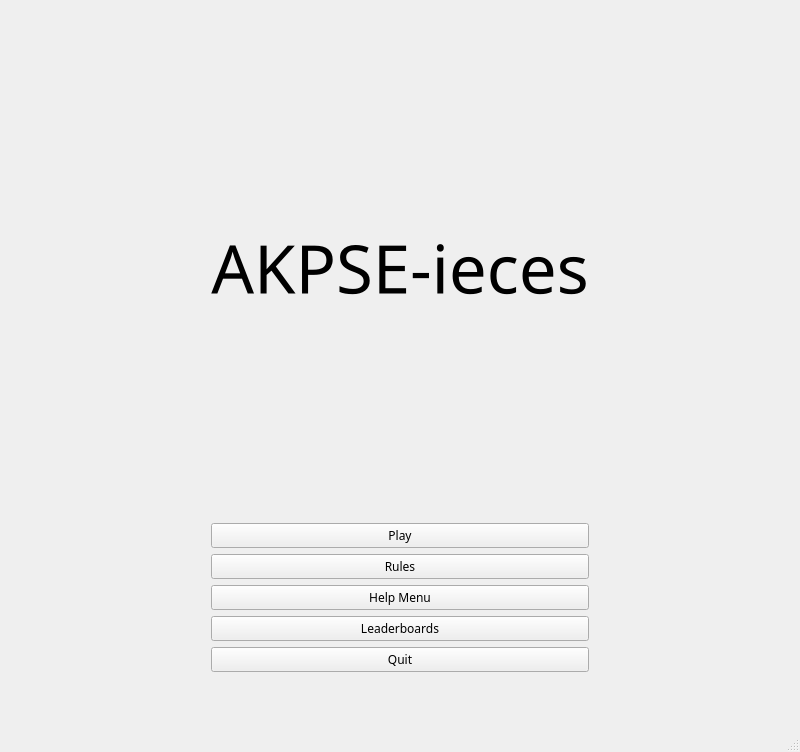
<?xml version="1.0" encoding="UTF-8"?>
<ui version="4.0">
 <class>View</class>
 <widget class="QMainWindow" name="View">
  <property name="geometry">
   <rect>
    <x>0</x>
    <y>0</y>
    <width>800</width>
    <height>752</height>
   </rect>
  </property>
  <property name="maximumSize">
   <size>
    <width>800</width>
    <height>752</height>
   </size>
  </property>
  <property name="windowTitle">
   <string>View</string>
  </property>
  <widget class="QWidget" name="centralwidget">
   <layout class="QVBoxLayout" name="verticalLayout_9">
    <item>
     <layout class="QFormLayout" name="formLayout">
      <item row="0" column="0" colspan="2">
       <widget class="QStackedWidget" name="allPagesStackedWidget">
        <property name="font">
         <font>
          <family>Segoe UI Variable Small Semilig</family>
         </font>
        </property>
        <widget class="QWidget" name="titlePage">
         <property name="sizePolicy">
          <sizepolicy hsizetype="Expanding" vsizetype="Expanding">
           <horstretch>0</horstretch>
           <verstretch>0</verstretch>
          </sizepolicy>
         </property>
         <layout class="QGridLayout" name="gridLayout_2">
          <item row="0" column="1">
           <widget class="QLabel" name="titleLabel">
            <property name="sizePolicy">
             <sizepolicy hsizetype="Expanding" vsizetype="Expanding">
              <horstretch>0</horstretch>
              <verstretch>0</verstretch>
             </sizepolicy>
            </property>
            <property name="font">
             <font>
              <family>Book Antiqua</family>
              <pointsize>50</pointsize>
             </font>
            </property>
            <property name="text">
             <string>AKPSE-ieces</string>
            </property>
            <property name="alignment">
             <set>Qt::AlignCenter</set>
            </property>
           </widget>
          </item>
          <item row="1" column="2">
           <spacer name="horizontalSpacer_3">
            <property name="orientation">
             <enum>Qt::Horizontal</enum>
            </property>
            <property name="sizeHint" stdset="0">
             <size>
              <width>40</width>
              <height>20</height>
             </size>
            </property>
           </spacer>
          </item>
          <item row="1" column="0">
           <spacer name="horizontalSpacer_4">
            <property name="orientation">
             <enum>Qt::Horizontal</enum>
            </property>
            <property name="sizeHint" stdset="0">
             <size>
              <width>40</width>
              <height>20</height>
             </size>
            </property>
           </spacer>
          </item>
          <item row="1" column="1">
           <layout class="QVBoxLayout" name="verticalLayout_2">
            <item>
             <widget class="QPushButton" name="playButtonTitle">
              <property name="font">
               <font>
                <family>Book Antiqua</family>
               </font>
              </property>
              <property name="text">
               <string>Play</string>
              </property>
             </widget>
            </item>
            <item>
             <widget class="QPushButton" name="rulesButtonTitle">
              <property name="font">
               <font>
                <family>Book Antiqua</family>
               </font>
              </property>
              <property name="text">
               <string>Rules</string>
              </property>
             </widget>
            </item>
            <item>
             <widget class="QPushButton" name="helpMenuButtonTitle">
              <property name="font">
               <font>
                <family>Book Antiqua</family>
               </font>
              </property>
              <property name="text">
               <string>Help Menu</string>
              </property>
             </widget>
            </item>
            <item>
             <widget class="QPushButton" name="leaderboardButton">
              <property name="font">
               <font>
                <family>Book Antiqua</family>
               </font>
              </property>
              <property name="text">
               <string>Leaderboards</string>
              </property>
             </widget>
            </item>
            <item>
             <widget class="QPushButton" name="quitButtonTitle">
              <property name="font">
               <font>
                <family>Book Antiqua</family>
               </font>
              </property>
              <property name="text">
               <string>Quit</string>
              </property>
             </widget>
            </item>
            <item>
             <spacer name="verticalSpacer_3">
              <property name="orientation">
               <enum>Qt::Vertical</enum>
              </property>
              <property name="sizeType">
               <enum>QSizePolicy::Preferred</enum>
              </property>
              <property name="sizeHint" stdset="0">
               <size>
                <width>20</width>
                <height>40</height>
               </size>
              </property>
             </spacer>
            </item>
           </layout>
          </item>
         </layout>
        </widget>
        <widget class="QWidget" name="levelSelectorPage">
         <property name="sizePolicy">
          <sizepolicy hsizetype="Expanding" vsizetype="Expanding">
           <horstretch>0</horstretch>
           <verstretch>0</verstretch>
          </sizepolicy>
         </property>
         <property name="minimumSize">
          <size>
           <width>776</width>
           <height>677</height>
          </size>
         </property>
         <layout class="QVBoxLayout" name="verticalLayout_4">
          <item>
           <layout class="QVBoxLayout" name="verticalLayout_3">
            <item>
             <layout class="QHBoxLayout" name="horizontalLayout_2">
              <item>
               <widget class="QPushButton" name="backButton">
                <property name="font">
                 <font>
                  <family>Book Antiqua</family>
                  <bold>true</bold>
                 </font>
                </property>
                <property name="text">
                 <string>Back</string>
                </property>
               </widget>
              </item>
              <item>
               <spacer name="horizontalSpacer">
                <property name="orientation">
                 <enum>Qt::Horizontal</enum>
                </property>
                <property name="sizeType">
                 <enum>QSizePolicy::Preferred</enum>
                </property>
                <property name="sizeHint" stdset="0">
                 <size>
                  <width>150</width>
                  <height>20</height>
                 </size>
                </property>
               </spacer>
              </item>
              <item>
               <widget class="QLabel" name="titleLabel_2">
                <property name="font">
                 <font>
                  <family>Book Antiqua</family>
                  <pointsize>30</pointsize>
                 </font>
                </property>
                <property name="text">
                 <string>AKPSE-ieces</string>
                </property>
               </widget>
              </item>
              <item>
               <spacer name="horizontalSpacer_2">
                <property name="orientation">
                 <enum>Qt::Horizontal</enum>
                </property>
                <property name="sizeHint" stdset="0">
                 <size>
                  <width>40</width>
                  <height>20</height>
                 </size>
                </property>
               </spacer>
              </item>
             </layout>
            </item>
            <item>
             <layout class="QFormLayout" name="formLayout_2">
              <item row="0" column="0">
               <widget class="QLabel" name="beginnerLabel">
                <property name="font">
                 <font>
                  <family>Book Antiqua</family>
                  <pointsize>20</pointsize>
                 </font>
                </property>
                <property name="text">
                 <string>Easy</string>
                </property>
                <property name="alignment">
                 <set>Qt::AlignBottom|Qt::AlignHCenter</set>
                </property>
               </widget>
              </item>
              <item row="0" column="1">
               <widget class="QScrollArea" name="beginnerScrollArea">
                <property name="widgetResizable">
                 <bool>true</bool>
                </property>
                <widget class="QWidget" name="scrollAreaWidgetContents">
                 <property name="geometry">
                  <rect>
                   <x>0</x>
                   <y>0</y>
                   <width>98</width>
                   <height>28</height>
                  </rect>
                 </property>
                 <widget class="QPushButton" name="levelOneEasyButton">
                  <property name="geometry">
                   <rect>
                    <x>10</x>
                    <y>30</y>
                    <width>111</width>
                    <height>111</height>
                   </rect>
                  </property>
                  <property name="font">
                   <font>
                    <family>Imprint MT Shadow</family>
                    <pointsize>17</pointsize>
                   </font>
                  </property>
                  <property name="text">
                   <string>Level 1</string>
                  </property>
                 </widget>
                 <widget class="QPushButton" name="levelTwoEasyButton">
                  <property name="geometry">
                   <rect>
                    <x>140</x>
                    <y>30</y>
                    <width>111</width>
                    <height>111</height>
                   </rect>
                  </property>
                  <property name="font">
                   <font>
                    <family>Imprint MT Shadow</family>
                    <pointsize>17</pointsize>
                   </font>
                  </property>
                  <property name="text">
                   <string>Level 2</string>
                  </property>
                 </widget>
                 <widget class="QPushButton" name="levelThreeEasyButton">
                  <property name="geometry">
                   <rect>
                    <x>270</x>
                    <y>30</y>
                    <width>111</width>
                    <height>111</height>
                   </rect>
                  </property>
                  <property name="font">
                   <font>
                    <family>Imprint MT Shadow</family>
                    <pointsize>17</pointsize>
                   </font>
                  </property>
                  <property name="text">
                   <string>Level 3</string>
                  </property>
                 </widget>
                 <widget class="QPushButton" name="levelFourEasyButton">
                  <property name="geometry">
                   <rect>
                    <x>400</x>
                    <y>30</y>
                    <width>111</width>
                    <height>111</height>
                   </rect>
                  </property>
                  <property name="font">
                   <font>
                    <family>Imprint MT Shadow</family>
                    <pointsize>17</pointsize>
                   </font>
                  </property>
                  <property name="text">
                   <string>Level 4</string>
                  </property>
                 </widget>
                </widget>
               </widget>
              </item>
              <item row="1" column="0">
               <widget class="QLabel" name="normalLabel">
                <property name="font">
                 <font>
                  <family>Book Antiqua</family>
                  <pointsize>20</pointsize>
                 </font>
                </property>
                <property name="text">
                 <string>Medium</string>
                </property>
                <property name="alignment">
                 <set>Qt::AlignBottom|Qt::AlignHCenter</set>
                </property>
               </widget>
              </item>
              <item row="1" column="1">
               <widget class="QScrollArea" name="normalScrollArea">
                <property name="widgetResizable">
                 <bool>true</bool>
                </property>
                <widget class="QWidget" name="scrollAreaWidgetContents_2">
                 <property name="geometry">
                  <rect>
                   <x>0</x>
                   <y>0</y>
                   <width>98</width>
                   <height>28</height>
                  </rect>
                 </property>
                 <widget class="QPushButton" name="levelFourMediumButton">
                  <property name="geometry">
                   <rect>
                    <x>400</x>
                    <y>30</y>
                    <width>111</width>
                    <height>111</height>
                   </rect>
                  </property>
                  <property name="font">
                   <font>
                    <family>Imprint MT Shadow</family>
                    <pointsize>17</pointsize>
                   </font>
                  </property>
                  <property name="text">
                   <string>Level 4</string>
                  </property>
                 </widget>
                 <widget class="QPushButton" name="levelTwoMediumButton">
                  <property name="geometry">
                   <rect>
                    <x>140</x>
                    <y>30</y>
                    <width>111</width>
                    <height>111</height>
                   </rect>
                  </property>
                  <property name="font">
                   <font>
                    <family>Imprint MT Shadow</family>
                    <pointsize>17</pointsize>
                   </font>
                  </property>
                  <property name="text">
                   <string>Level 2</string>
                  </property>
                 </widget>
                 <widget class="QPushButton" name="levelThreeMediumButton">
                  <property name="geometry">
                   <rect>
                    <x>270</x>
                    <y>30</y>
                    <width>111</width>
                    <height>111</height>
                   </rect>
                  </property>
                  <property name="font">
                   <font>
                    <family>Imprint MT Shadow</family>
                    <pointsize>17</pointsize>
                   </font>
                  </property>
                  <property name="text">
                   <string>Level 3</string>
                  </property>
                 </widget>
                 <widget class="QPushButton" name="levelOneMediumButton">
                  <property name="geometry">
                   <rect>
                    <x>10</x>
                    <y>30</y>
                    <width>111</width>
                    <height>111</height>
                   </rect>
                  </property>
                  <property name="font">
                   <font>
                    <family>Imprint MT Shadow</family>
                    <pointsize>17</pointsize>
                   </font>
                  </property>
                  <property name="text">
                   <string>Level 1</string>
                  </property>
                 </widget>
                </widget>
               </widget>
              </item>
              <item row="2" column="0">
               <widget class="QLabel" name="hardLabel">
                <property name="font">
                 <font>
                  <family>Book Antiqua</family>
                  <pointsize>20</pointsize>
                 </font>
                </property>
                <property name="text">
                 <string>Hard</string>
                </property>
                <property name="alignment">
                 <set>Qt::AlignBottom|Qt::AlignHCenter</set>
                </property>
               </widget>
              </item>
              <item row="2" column="1">
               <widget class="QScrollArea" name="hardScrollArea">
                <property name="widgetResizable">
                 <bool>true</bool>
                </property>
                <widget class="QWidget" name="scrollAreaWidgetContents_3">
                 <property name="geometry">
                  <rect>
                   <x>0</x>
                   <y>0</y>
                   <width>98</width>
                   <height>28</height>
                  </rect>
                 </property>
                 <widget class="QPushButton" name="levelFourHardButton">
                  <property name="geometry">
                   <rect>
                    <x>400</x>
                    <y>30</y>
                    <width>111</width>
                    <height>111</height>
                   </rect>
                  </property>
                  <property name="font">
                   <font>
                    <family>Imprint MT Shadow</family>
                    <pointsize>17</pointsize>
                   </font>
                  </property>
                  <property name="text">
                   <string>Level 4</string>
                  </property>
                 </widget>
                 <widget class="QPushButton" name="levelOneHardButton">
                  <property name="geometry">
                   <rect>
                    <x>10</x>
                    <y>30</y>
                    <width>111</width>
                    <height>111</height>
                   </rect>
                  </property>
                  <property name="font">
                   <font>
                    <family>Imprint MT Shadow</family>
                    <pointsize>17</pointsize>
                   </font>
                  </property>
                  <property name="text">
                   <string>Level 1</string>
                  </property>
                 </widget>
                 <widget class="QPushButton" name="levelThreeHardButton">
                  <property name="geometry">
                   <rect>
                    <x>270</x>
                    <y>30</y>
                    <width>111</width>
                    <height>111</height>
                   </rect>
                  </property>
                  <property name="font">
                   <font>
                    <family>Imprint MT Shadow</family>
                    <pointsize>17</pointsize>
                   </font>
                  </property>
                  <property name="text">
                   <string>Level 3</string>
                  </property>
                 </widget>
                 <widget class="QPushButton" name="levelTwoHardButton">
                  <property name="geometry">
                   <rect>
                    <x>140</x>
                    <y>30</y>
                    <width>111</width>
                    <height>111</height>
                   </rect>
                  </property>
                  <property name="font">
                   <font>
                    <family>Imprint MT Shadow</family>
                    <pointsize>17</pointsize>
                   </font>
                  </property>
                  <property name="text">
                   <string>Level 2</string>
                  </property>
                 </widget>
                </widget>
               </widget>
              </item>
             </layout>
            </item>
           </layout>
          </item>
         </layout>
        </widget>
        <widget class="QWidget" name="chessPage">
         <property name="sizePolicy">
          <sizepolicy hsizetype="Expanding" vsizetype="Expanding">
           <horstretch>0</horstretch>
           <verstretch>0</verstretch>
          </sizepolicy>
         </property>
         <widget class="QWidget" name="widget" native="true">
          <property name="geometry">
           <rect>
            <x>435</x>
            <y>0</y>
            <width>343</width>
            <height>527</height>
           </rect>
          </property>
          <property name="sizePolicy">
           <sizepolicy hsizetype="Fixed" vsizetype="Preferred">
            <horstretch>0</horstretch>
            <verstretch>0</verstretch>
           </sizepolicy>
          </property>
          <property name="minimumSize">
           <size>
            <width>250</width>
            <height>0</height>
           </size>
          </property>
          <layout class="QVBoxLayout" name="verticalLayout">
           <item>
            <layout class="QHBoxLayout" name="horizontalLayout_3">
             <item>
              <widget class="QLabel" name="puzzleNumberLabel">
               <property name="font">
                <font>
                 <family>Book Antiqua</family>
                 <pointsize>32</pointsize>
                </font>
               </property>
               <property name="text">
                <string>Puzzle #</string>
               </property>
              </widget>
             </item>
            </layout>
           </item>
           <item>
            <widget class="QLabel" name="puzzleNameLabel">
             <property name="sizePolicy">
              <sizepolicy hsizetype="Preferred" vsizetype="Preferred">
               <horstretch>0</horstretch>
               <verstretch>0</verstretch>
              </sizepolicy>
             </property>
             <property name="font">
              <font>
               <family>Book Antiqua</family>
               <pointsize>10</pointsize>
               <bold>true</bold>
              </font>
             </property>
             <property name="text">
              <string>Name:</string>
             </property>
            </widget>
           </item>
           <item>
            <widget class="QLabel" name="puzzleDifficultyLabel">
             <property name="font">
              <font>
               <family>Book Antiqua</family>
               <pointsize>10</pointsize>
              </font>
             </property>
             <property name="text">
              <string>Difficulty:</string>
             </property>
            </widget>
           </item>
           <item>
            <spacer name="verticalSpacer_2">
             <property name="orientation">
              <enum>Qt::Vertical</enum>
             </property>
             <property name="sizeHint" stdset="0">
              <size>
               <width>20</width>
               <height>40</height>
              </size>
             </property>
            </spacer>
           </item>
           <item>
            <widget class="QLabel" name="turnLabel">
             <property name="font">
              <font>
               <family>Book Antiqua</family>
               <pointsize>32</pointsize>
              </font>
             </property>
             <property name="styleSheet">
              <string notr="true">QLabel { color : green; }</string>
             </property>
             <property name="text">
              <string>Player Turn</string>
             </property>
             <property name="alignment">
              <set>Qt::AlignCenter</set>
             </property>
            </widget>
           </item>
           <item>
            <widget class="QLabel" name="label">
             <property name="font">
              <font>
               <family>Book Antiqua</family>
              </font>
             </property>
             <property name="text">
              <string>Time Elapsed:</string>
             </property>
            </widget>
           </item>
           <item>
            <widget class="LCDClock" name="puzzleTimer">
             <property name="sizePolicy">
              <sizepolicy hsizetype="Minimum" vsizetype="Fixed">
               <horstretch>0</horstretch>
               <verstretch>0</verstretch>
              </sizepolicy>
             </property>
             <property name="minimumSize">
              <size>
               <width>0</width>
               <height>100</height>
              </size>
             </property>
             <property name="smallDecimalPoint">
              <bool>false</bool>
             </property>
             <property name="mode">
              <enum>QLCDNumber::Dec</enum>
             </property>
             <property name="segmentStyle">
              <enum>QLCDNumber::Filled</enum>
             </property>
             <property name="value" stdset="0">
              <double>10.000000000000000</double>
             </property>
            </widget>
           </item>
           <item>
            <spacer name="verticalSpacer">
             <property name="orientation">
              <enum>Qt::Vertical</enum>
             </property>
             <property name="sizeHint" stdset="0">
              <size>
               <width>20</width>
               <height>40</height>
              </size>
             </property>
            </spacer>
           </item>
           <item>
            <widget class="QWidget" name="widget_2" native="true">
             <layout class="QGridLayout" name="gridLayout">
              <item row="1" column="0">
               <widget class="QPushButton" name="hintButton">
                <property name="font">
                 <font>
                  <family>Book Antiqua</family>
                 </font>
                </property>
                <property name="text">
                 <string>Hints</string>
                </property>
               </widget>
              </item>
              <item row="2" column="0">
               <widget class="QPushButton" name="rulesButton">
                <property name="font">
                 <font>
                  <family>Book Antiqua</family>
                 </font>
                </property>
                <property name="text">
                 <string>Rules</string>
                </property>
               </widget>
              </item>
              <item row="1" column="1">
               <widget class="QPushButton" name="retryButton">
                <property name="font">
                 <font>
                  <family>Book Antiqua</family>
                 </font>
                </property>
                <property name="text">
                 <string>Retry</string>
                </property>
               </widget>
              </item>
              <item row="2" column="1">
               <widget class="QPushButton" name="quitButton">
                <property name="font">
                 <font>
                  <family>Book Antiqua</family>
                 </font>
                </property>
                <property name="text">
                 <string>Quit</string>
                </property>
               </widget>
              </item>
              <item row="0" column="0">
               <widget class="QLabel" name="label_5">
                <property name="font">
                 <font>
                  <family>Book Antiqua</family>
                  <pointsize>13</pointsize>
                 </font>
                </property>
                <property name="text">
                 <string>Menu:</string>
                </property>
               </widget>
              </item>
             </layout>
            </widget>
           </item>
          </layout>
         </widget>
         <widget class="ChessBoardView" name="chessBoardView">
          <property name="geometry">
           <rect>
            <x>0</x>
            <y>0</y>
            <width>428</width>
            <height>527</height>
           </rect>
          </property>
         </widget>
        </widget>
        <widget class="QWidget" name="leaderboardPage">
         <layout class="QHBoxLayout" name="horizontalLayout_4">
          <item>
           <layout class="QVBoxLayout" name="verticalLayout_11">
            <item>
             <widget class="QPushButton" name="leaderboardBackButton">
              <property name="sizePolicy">
               <sizepolicy hsizetype="Fixed" vsizetype="Fixed">
                <horstretch>0</horstretch>
                <verstretch>0</verstretch>
               </sizepolicy>
              </property>
              <property name="font">
               <font>
                <family>Book Antiqua</family>
                <bold>true</bold>
               </font>
              </property>
              <property name="text">
               <string>Back</string>
              </property>
             </widget>
            </item>
            <item>
             <spacer name="verticalSpacer_4">
              <property name="orientation">
               <enum>Qt::Vertical</enum>
              </property>
              <property name="sizeType">
               <enum>QSizePolicy::Expanding</enum>
              </property>
              <property name="sizeHint" stdset="0">
               <size>
                <width>20</width>
                <height>40</height>
               </size>
              </property>
             </spacer>
            </item>
           </layout>
          </item>
          <item>
           <layout class="QVBoxLayout" name="verticalLayout_12">
            <item>
             <widget class="QLabel" name="leaderboardTitle">
              <property name="font">
               <font>
                <family>Book Antiqua</family>
                <pointsize>30</pointsize>
               </font>
              </property>
              <property name="text">
               <string>LEADERBOARDS</string>
              </property>
             </widget>
            </item>
            <item>
             <widget class="QListWidget" name="leaderboardListWidget">
              <property name="sizePolicy">
               <sizepolicy hsizetype="Expanding" vsizetype="Expanding">
                <horstretch>0</horstretch>
                <verstretch>0</verstretch>
               </sizepolicy>
              </property>
              <property name="font">
               <font>
                <family>Book Antiqua</family>
                <pointsize>18</pointsize>
                <stylestrategy>PreferDefault</stylestrategy>
               </font>
              </property>
              <property name="frameShape">
               <enum>QFrame::NoFrame</enum>
              </property>
              <property name="frameShadow">
               <enum>QFrame::Plain</enum>
              </property>
             </widget>
            </item>
           </layout>
          </item>
         </layout>
        </widget>
       </widget>
      </item>
     </layout>
    </item>
   </layout>
  </widget>
  <widget class="QMenuBar" name="menubar">
   <property name="geometry">
    <rect>
     <x>0</x>
     <y>0</y>
     <width>800</width>
     <height>17</height>
    </rect>
   </property>
  </widget>
  <widget class="QStatusBar" name="statusbar"/>
 </widget>
 <customwidgets>
  <customwidget>
   <class>ChessBoardView</class>
   <extends>QGraphicsView</extends>
   <header>chessboardview.h</header>
  </customwidget>
  <customwidget>
   <class>LCDClock</class>
   <extends>QLCDNumber</extends>
   <header>lcdclock.h</header>
  </customwidget>
 </customwidgets>
 <resources/>
 <connections/>
</ui>
